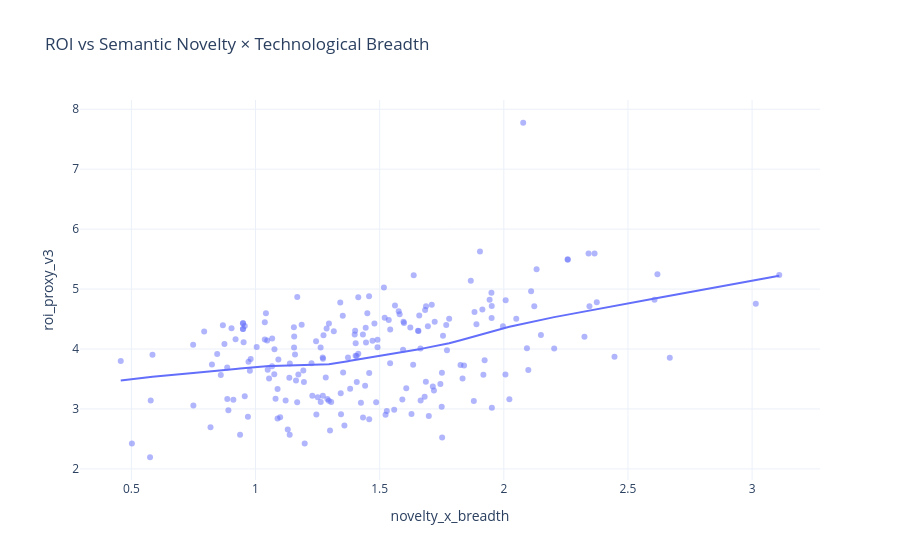

Here is the notebook cell this chart was saved with:
### Code cell
fig = px.scatter(
    df_nlp,
    x="novelty_x_breadth",
    y="roi_proxy_v3",
    opacity=0.5,
    trendline="lowess",
    title="ROI vs Semantic Novelty × Technological Breadth"
)
fig.update_layout(template="plotly_white")
fig.show()

### Figure 1 — Plotly figure (JSON) as saved in the notebook; plotly's stock layout.template omitted (floating-point values rounded to 4 significant figures; data arrays with more than 128 entries replaced by an {"elided": "..."} marker saying what was removed)
{"data": [{"hovertemplate": "novelty_x_breadth=%{x}<br>roi_proxy_v3=%{y}<extra></extra>", "legendgroup": "", "marker": {"color": "#636efa", "opacity": 0.5, "symbol": "circle"}, "mode": "markers", "name": "", "orientation": "v", "showlegend": false, "type": "scatter", "x": {"elided": "200 float values"}, "xaxis": "x", "y": {"elided": "200 float values"}, "yaxis": "y"}, {"hovertemplate": "<b>LOWESS trendline</b><br><br>novelty_x_breadth=%{x}<br>roi_proxy_v3=%{y} <b>(trend)</b><extra></extra>", "legendgroup": "", "marker": {"color": "#636efa", "symbol": "circle"}, "mode": "lines", "name": "", "showlegend": false, "type": "scatter", "x": {"elided": "200 float values"}, "xaxis": "x", "y": {"elided": "200 float values"}, "yaxis": "y"}], "layout": {"legend": {"tracegroupgap": 0}, "title": {"text": "ROI vs Semantic Novelty × Technological Breadth"}, "xaxis": {"anchor": "y", "domain": [0, 1], "title": {"text": "novelty_x_breadth"}}, "yaxis": {"anchor": "x", "domain": [0, 1], "title": {"text": "roi_proxy_v3"}}}}
